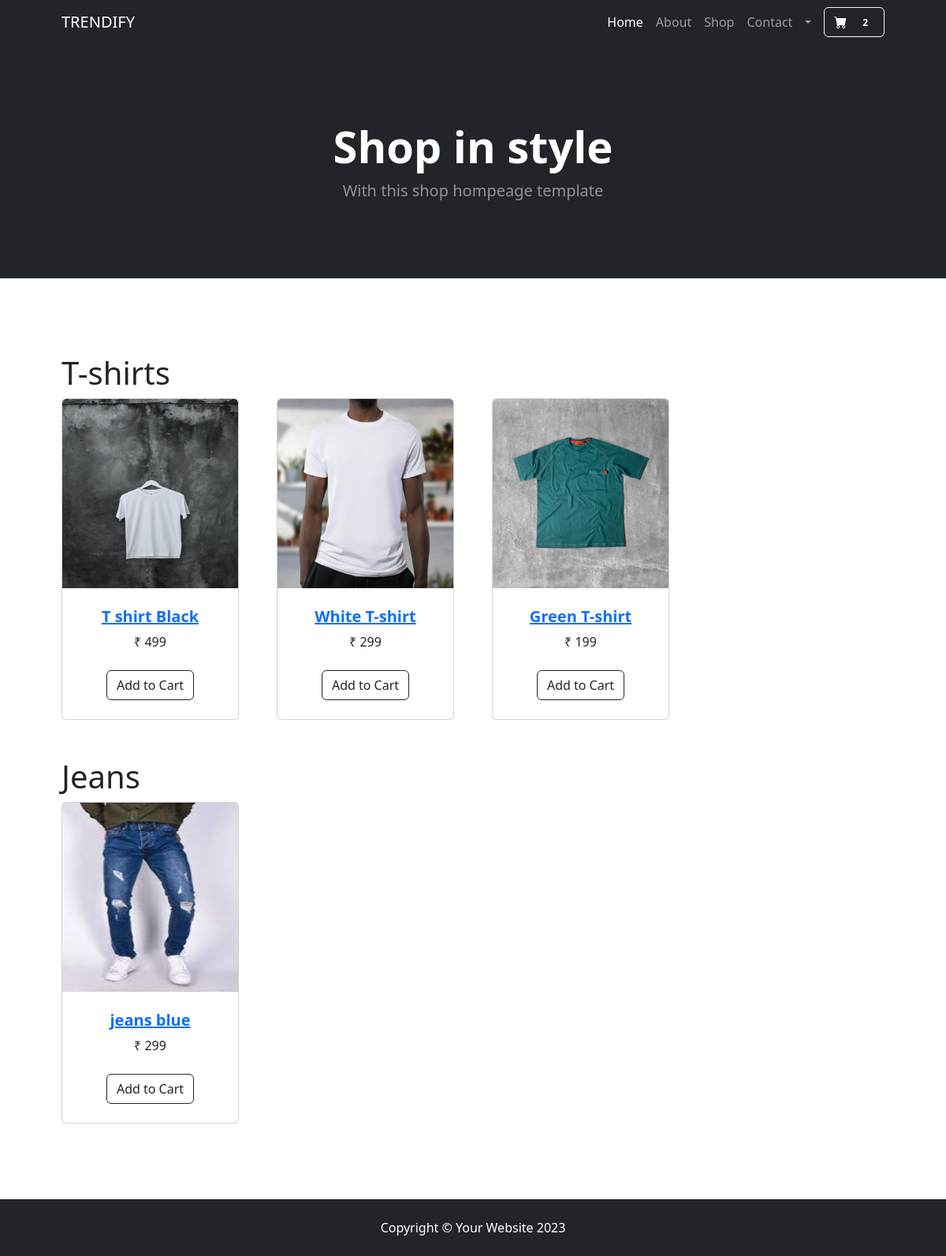
Screenshot of / (signed in) with the database file from the repository.
### accounts/models.py (models this page shows)
class Profile(BaseModel):
   user = models.OneToOneField(User, on_delete=models.CASCADE,related_name="profile")
   is_email_verified = models.BooleanField(default=False)
   email_token = models.CharField(max_length=100, null=False, blank=True)
   profile_image = models.ImageField(upload_to='profile')
   def get_cart_count(self):
       return CartItems.objects.filter(cart__user = self.user, cart__is_paid= False).count()

### products/models.py (models this page shows, shortened)
class Product(BaseModel):
    product_name = models.CharField(max_length=100)
    slug = models.SlugField(unique=True, null= True, blank=True)
    category = models.ForeignKey(Category, on_delete=models.CASCADE, related_name='product')
    price = models.IntegerField(null = False)
    product_description = models.TextField()
    color_variant = models.ManyToManyField(ColorVariant, blank=True)
    size_variant = models.ManyToManyField(SizeVariant, blank=True)

class ProductImage(BaseModel):
    product = models.ForeignKey(Product, on_delete=models.CASCADE, related_name='product_image')
    image = models.ImageField(upload_to="product")

### home/views.py (the view)
# urls.py: path('',views.index,name="home"),
def index(request):
    context = {'products': Product.objects.all()}
    return render(request, 'Home/index.html', context)

### templates/Home/index.html (shortened to what this page needs)
{% extends 'Base/base.html'%}
{% load static %}
{%block start%}
<header class="bg-dark py-5">
  <div class="container px-4 px-lg-5 my-5">
    <div class="text-center text-white">
      <h1 class="display-4 fw-bolder">Shop in style</h1>
      <p class="lead fw-normal text-white-50 mb-0">
        With this shop hompeage template
      </p>
    </div>
  </div>
</header>
<section class="py-5">
  <div class="container px-4 px-lg-5 mt-5">
    <h1>T-shirts</h1>
    <div
      class="row gx-4 gx-lg-5 row-cols-2 row-cols-md-3 row-cols-xl-4 ">
      {% for product in products%}
      {%if product.category.category_name == "T Shirts" %}
      <div class="col mb-5">
        <div class="card h-100">
          <img
            class="card-img-top " style="height: 15rem;"
            src="/media/{{product.product_image.first.image}}"
            alt="..."
          />
          <div class="card-body p-4">
            <div class="text-center">
              <a href="{% url 'get_product' product.slug%}"><h5 class="fw-bolder">{{product.product_name}}</h5></a>
              &#8377 {{product.price}}
            </div>
          </div>
          <div class="card-footer p-4 pt-0 border-top-0 bg-transparent">
            <div class="text-center">
              <a class="btn btn-outline-dark mt-auto" href="{% url 'add_to_cart' product.uid %}">Add to Cart</a>
            </div>
          </div>
        </div>
      </div>
      {%endif%}
      {%endfor%}
    </div>
    <h1>Jeans</h1>
    <div
      class="row gx-4 gx-lg-5 row-cols-2 row-cols-md-3 row-cols-xl-4 ">
      {% for product in products%}
      {%if product.category.category_name == "Mens Jeans" %}
      <div class="col mb-5">
        <div class="card h-100">
          <img
            class="card-img-top " style="height: 15rem;"
            src="/media/{{product.product_image.first.image}}"
            alt="..."
          />
          <div class="card-body p-4">
            <div class="text-center">
              <a href="{% url 'get_product' product.slug%}"><h5 class="fw-bolder">{{product.product_name}}</h5></a>
              &#8377 {{product.price}}
            </div>
          </div>
          <div class="card-footer p-4 pt-0 border-top-0 bg-transparent">
            <div class="text-center">
              <a class="btn btn-outline-dark mt-auto" href="{% url 'add_to_cart' product.uid %}">Add to Cart</a>
            </div>
          </div>
        </div>
      </div>
      {%endif%}
      {%endfor%}
    </div>
  </div>
</section>
{%endblock%}

### templates/Base/base.html (shortened to what this page needs)
{% load static %}
<!DOCTYPE html>
<html lang="en">
  <head>
    <link
      href="https://cdn.jsdelivr.net/npm/bootstrap-icons@1.5.0/font/bootstrap-icons.css"
      rel="stylesheet"
    />
    <link href="{% static '/css/styles.css' %}" rel="stylesheet" />
  </head>
  <body>
    <nav class="navbar navbar-expand-lg navbar-dark bg-dark ">
      <div class="container px-4 px-lg-5">
        <a class="navbar-brand" href="/">TRENDIFY</a>
        <div class="collapse navbar-collapse justify-content-end" id="navbarSupportedContent">
          <ul class="navbar-nav me-2 mb-2 mb-lg-0 ms-lg-4 ">
            <li class="nav-item">
              <a class="nav-link active" aria-current="page" href="/">Home</a>
            </li>
            <li class="nav-item"><a class="nav-link" href="#!">About</a></li>
            <li class="nav-item"><a class="nav-link" href="#!">Shop</a></li>
            <li class="nav-item"><a class="nav-link" href="#!">Contact</a></li>
            {% if user.is_authenticated %}
            <li class="nav-item dropdown">
              <a
                class="nav-link dropdown-toggle"
                id="navbarDropdown"
                href="#"
                role="button"
                data-bs-toggle="dropdown"
                aria-expanded="false"
                >{{request.user.first_name}}</a
              >
            </li>
            {%endif%}
          </ul>
            <a class="btn btn-outline-light" href="{% url 'cards' %}">
              <i class="bi-cart-fill me-1"></i>
              <span class="badge bg-dark text-white ms-1 rounded-pill">{{request.user.profile.get_cart_count}}</span>
          </a>
        </div>
      </div>
    </nav>
    <div style="height: 100%;">
    {% block start %} {% endblock %}
  </div>
    <footer class="py-4 bg-dark ">
      <div class="container ">
        <p class="m-0 text-center text-white">
          Copyright &copy; Your Website 2023
        </p>
      </div>
    </footer>
  </body>
</html>

### rows the page displays
Product: product_image.first.image (picture), product_name "T shirt Black", price "499"
Product: product_image.first.image (picture), product_name "White T-shirt", price "299"
Product: product_image.first.image (picture), product_name "Green T-shirt", price "199"
Product: product_image.first.image (picture), product_name "jeans blue", price "299"

### other values shown
{{ request.user.profile.get_cart_count }} "2"
